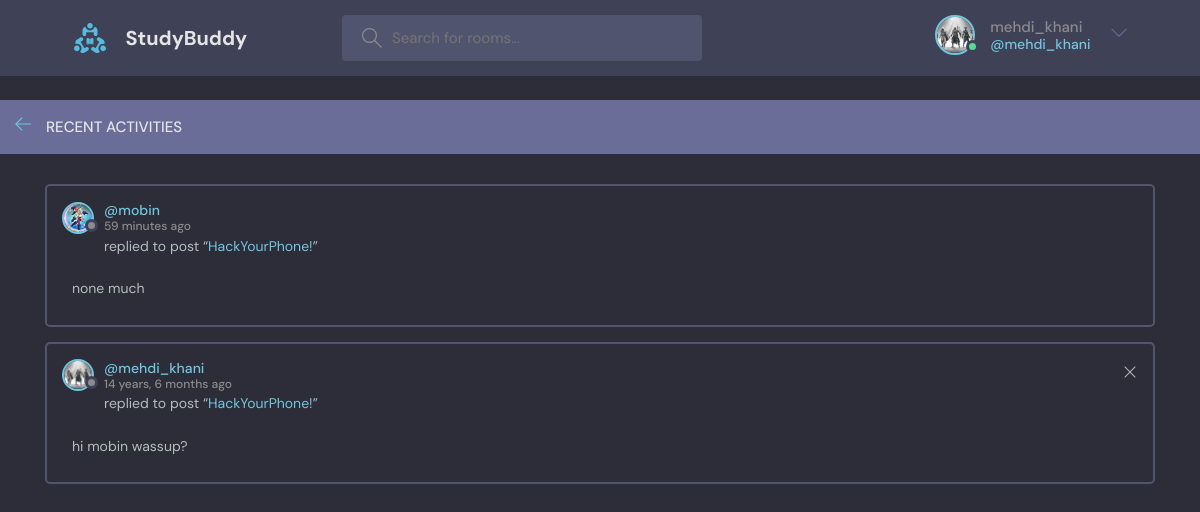
Screenshot of /recent-activities/ (signed in) with the database file from the repository.
### first_app/models.py (models this page shows)
class UserProfile(models.Model):
    user = OneToOneField(to=User, on_delete=models.CASCADE, related_name="user_profile")
    image = ImageField(
        upload_to="profile_pics/", default=os.path.join(MEDIA_ROOT, "profile_pics", "avatar.svg"))
    @property
    def get_image_url(self):
        url = self.image.url
        print("ImageUrl: ", url)
        if self.image.url:
            return url

class Message(models.Model):
    user = ForeignKey(to=User, on_delete=models.CASCADE)
    room = ForeignKey(to=Room, on_delete=models.CASCADE)
    body = TextField()
    updated = DateTimeField(auto_now=True)
    created = DateTimeField(auto_now_add=True)
    def __str__(self):
        return self.body[0:50]
    class Meta:
        ordering = ["-created", "-updated"]

class Room(models.Model):
    host = ForeignKey(to=User, on_delete=models.SET_NULL, null=True)  # type: ignore
    topic = ForeignKey(to=Topic, on_delete=models.SET_NULL, null=True)
    name = CharField(max_length=200)
    description = TextField(null=True, blank=True)
    participants = ManyToManyField(to=User, related_name="participants", blank=True)
    updated = DateTimeField(auto_now=True)
    created = DateTimeField(auto_now_add=True)
    class Meta:
        ordering = ["-created", "-updated"]
    def __str__(self):
        return self.name

### first_app/views.py (the view)
# urls.py: path("recent-activities/", views.recent_activities, name="recent_activities")
@login_required(login_url="login/")
def recent_activities(request):
    user = request.user
    rooms_id = user.participants.all().values_list("id", flat=True)
    room_messages = Message.objects.filter(room__id__in=rooms_id)
    context = {"room_messages": room_messages}
    return render(request, "first_app/activity.html", context=context)

### first_app/templates/first_app/activity.html
{% extends 'base.html' %} {% block content %}
<main class="layout">
  <div class="containerlayout__box">
    <div class="">
      <div class="layout__boxHeader">
        <div class="layout__boxTitle">
          <a href="{% url 'home' %}">
            <svg
              version="1.1"
              xmlns="http://www.w3.org/2000/svg"
              width="32"
              height="32"
              viewBox="0 0 32 32"
            >
              <title>arrow-left</title>
              <path
                d="M13.723 2.286l-13.723 13.714 13.719 13.714 1.616-1.611-10.96-10.96h27.625v-2.286h-27.625l10.965-10.965-1.616-1.607z"
              ></path>
            </svg>
          </a>
          <h3>Recent Activities</h3>
        </div>
      </div>
      <div class="activities-page layout__body">
        {% for message in room_messages %}
        <div class="activities__box">
          <div class="activities__boxHeader roomListRoom__header">
            <a
              href="{% url 'user_profile' message.user.id %}"
              class="roomListRoom__author"
            >
              <div class="avatar avatar--small">
                <img src="{{message.user.user_profile.get_image_url}}" />
              </div>
              <p>
                @{{message.user.username}}
                <span>{{message.created | timesince}} ago</span>
              </p>
            </a>
            {% if request.user == message.user %}
            <div class="roomListRoom__actions">
              <a href="{% url 'delete_message' message.id %}">
                <svg
                  version="1.1"
                  xmlns="http://www.w3.org/2000/svg"
                  width="32"
                  height="32"
                  viewBox="0 0 32 32"
                >
                  <title>remove</title>
                  <path
                    d="M27.314 6.019l-1.333-1.333-9.98 9.981-9.981-9.981-1.333 1.333 9.981 9.981-9.981 9.98 1.333 1.333 9.981-9.98 9.98 9.98 1.333-1.333-9.98-9.98 9.98-9.981z"
                  ></path>
                </svg>
              </a>
            </div>
            {% endif %}
          </div>
          <div class="activities__boxContent">
            <p>
              replied to post “<a href="{% url 'room' message.room.id %}"
                >{{message.room}}</a
              >”
            </p>
            <div class="activities__boxRoomContent">{{message}}</div>
          </div>
        </div>
        {% endfor %}
      </div>
    </div>
  </div>
</main>
{% endblock content %}

### templates/navbar.html (shortened to what this page needs)
{% load static %}
<header class="header header--loggedIn">
  <div class="container">
    <a href="{% url 'home' %}" class="header__logo">
      <img src="{% static 'images/logo.svg' %}" />
      <h1>StudyBuddy</h1>
    </a>
    <form class="header__search" method="GET" action="{{url}}">
      <label>
        <input placeholder="Search for rooms..." name="q" />
      </label>
    </form>
    <nav class="header__menu">
      {% if request.user.is_authenticated %}
      <div class="header__user">
        <a href="{% url 'user_profile' request.user.id %}">
          <div class="avatar avatar--medium active">
            <img src="{{request.user.user_profile.get_image_url}}" />
          </div>
          <p>
            {{request.user.username}} <span>@{{request.user.username}}</span>
          </p>
        </a>
        <button class="dropdown-button">
          <svg
            version="1.1"
            xmlns="http://www.w3.org/2000/svg"
            width="32"
            height="32"
            viewBox="0 0 32 32"
          >
            <title>chevron-down</title>
            <path d="M16 21l-13-13h-3l16 16 16-16h-3l-13 13z"></path>
          </svg>
        </button>
      </div>
      {% else %}
      <a href="{% url 'login' %}">
        <img src="{% static 'images/avatar.svg' %}" />
        <p>Login</p>
      </a>
      {% endif %}
    </nav>
  </div>
</header>

### static/styles/style.css (style rules this page uses)
:root { --color-main: #71c6dd; --color-main-light: #e1f6fb; --color-dark: #3f4156; --color-dark-medium: #51546e; --color-dark-light: #696d97; --color-light: #e5e5e5; --color-gray: #8b8b8b; --color-light-gray: #b2bdbd; --color-bg: #2d2d39; --color-success: #5dd693; --color-error: #fc4b0b; }
* { font-family: "DM Sans", -apple-system, BlinkMacSystemFont, "Segoe UI", Roboto, Oxygen, Ubuntu, Cantarell, "Open Sans", "Helvetica Neue", sans-serif; margin: 0; padding: 0; box-sizing: border-box; text-rendering: optimizeLegibility; font-size: inherit; }
html { font-size: 56.25%; }
@media only screen and (min-width: 1200px) { html { font-size: 62.5%; } }
body { line-height: 1.6; font-weight: 400; font-size: 1.5rem; color: var(--color-light-gray); background-color: var(--color-bg); min-height: 100vh; }
img { width: 100%; }
a { display: inline-block; color: var(--color-main); text-decoration: none; }
.container { max-width: 120rem; width: 90%; margin: auto; }
.avatar { position: relative; display: inline-block; border-radius: 50%; border: 2px solid var(--color-main); }
.avatar img { display: block; border-radius: 50%; object-fit: cover; object-position: center; }
.avatar::after { content: ""; display: block; position: absolute; background-color: var(--color-gray); z-index: 111; border-radius: 50%; border: 0.3rem solid var(--color-dark); }
.avatar.active::after { background-color: var(--color-success); }
.avatar.avatar--small img { width: 2.8rem; height: 2.8rem; }
.avatar.avatar--small:after { width: 0.7rem; height: 0.7rem; bottom: 0px; right: -6px; }
.avatar.avatar--medium img { width: 3.6rem; height: 3.6rem; border-radius: 50%; }
.avatar.avatar--medium:after { width: 0.7rem; height: 0.7rem; bottom: 0px; right: -6px; }
.header { padding: 1.5rem; background-color: var(--color-dark); }
.header > .container { display: flex; gap: 9.5rem; }
.header__logo, .header__user { display: flex; gap: 2rem; align-items: center; }
.header__logo > img { height: 3.2rem; width: 3.2rem; }
.header__logo > h1 { font-weight: 700; font-size: 2rem; color: var(--color-light); }
.header__search > label { background-color: var(--color-dark-medium); padding: 1.3rem 1rem; display: flex; align-items: center; gap: 1rem; border-radius: 4px; }
.header__search svg { fill: var(--color-gray); width: 2rem; height: 2rem; margin-left: 1rem; }
.header__search input { width: 30rem; background: transparent; border: none; outline: none; color: var(--color-light); }
.header__menu { margin-left: auto; position: relative; }
.header__menu a { display: flex; gap: 1.5rem; align-items: center; font-weight: 500; text-decoration: none; color: var(--color-gray); }
.header__menu img { height: 3.6rem; }
.header__menu p { line-height: 1.2; }
.header__menu span { color: var(--color-main); font-weight: 500; font-size: 1.4rem; display: block; }
.header__menu svg { width: 1.6rem; height: 1.6rem; fill: var(--color-dark-light); }
.dropdown-button { background: transparent; border: 0; outline: 0; cursor: pointer; }
.layout { margin-top: 2.4rem; }
.layout__boxHeader { display: flex; padding: 1.5rem; background-color: var(--color-dark-light); }
.layout__boxTitle { display: flex; gap: 1.5rem; align-items: center; }
.layout__boxTitle h3 { text-transform: uppercase; font-weight: 500; color: var(--color-light); }
.layout__boxTitle svg { width: 1.6rem; height: 1.6rem; fill: var(--color-main); }
.layout__body { margin: 3rem; }
.roomListRoom__header { display: flex; justify-content: space-between; align-items: center; }
.roomListRoom__author { font-weight: 500; display: flex; align-items: center; gap: 1rem; }
.roomListRoom__actions { display: flex; align-items: flex-start; gap: 1rem; position: relative; }
.roomListRoom__actions svg { fill: var(--color-main); width: 1.6rem; height: 1.6rem; }
.activities__box { margin: 1.5rem; padding: 1.5rem; border: 2px solid var(--color-dark-medium); border-radius: 5px; }
.activities__boxHeader p { font-size: 1.4rem; line-height: 1.3; }
.activities__boxHeader p span { color: var(--color-gray); font-size: 1.2rem; display: block; }
.activities__boxContent { margin-left: 4.2rem; }
.activities__boxContent { font-size: 1.4rem; }
.activities__boxRoomContent { background: var(--color-bg); padding: 1rem; border-radius: 5px; margin-top: 1rem; margin-left: -4.2rem; }
.roomListRoom__actions svg { fill: var(--color-light-gray); }

### rows the page displays
Message: user.user_profile.get_image_url (picture), user.username "mobin", created "59 minutes", room "HackYourPhone!", body "none much"
Message: user.user_profile.get_image_url (picture), user.username "mehdi_khani", created "14 years, 6 months", room "HackYourPhone!", body "hi mobin wassup?"

### other values shown
{{ request.user.username }} "mehdi_khani"
